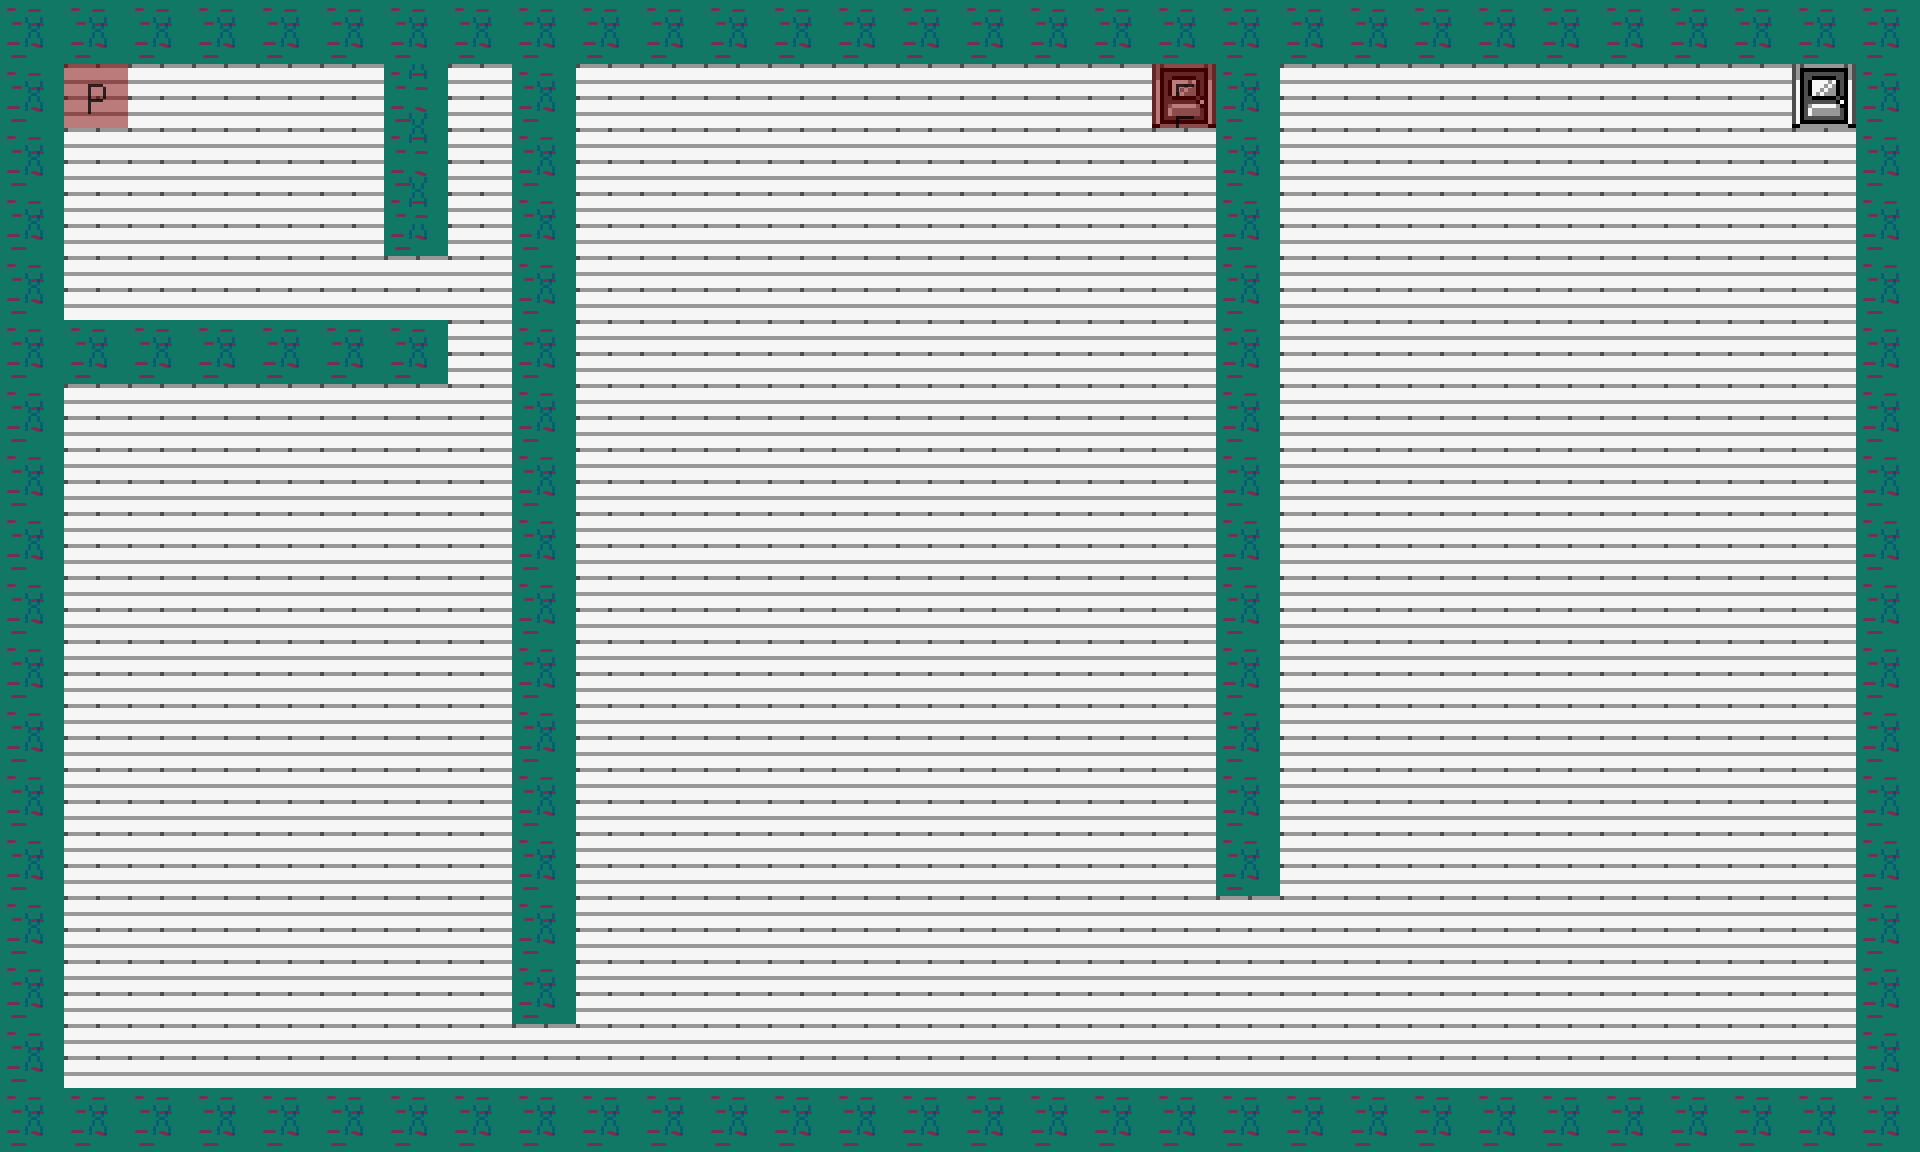

A level layout from a 2D game, rendered from its tile map. Below: a short description, then the map file with tile-grid data replaced by summaries:
An orthogonal 60x36 tile map with 32x32 px tiles, 4 tile layers (background, edible floor, foreground, triggers), 1 hidden layer not drawn, 6 tilesets.

<map version="1.0" orientation="orthogonal" renderorder="right-down" width="60" height="36" tilewidth="32" tileheight="32" nextobjectid="1">
 <tileset firstgid="1" name="ground" tilewidth="32" tileheight="32">
  <image source="tiles/groundCompiled.png" width="192" height="32" />
 </tileset>
 <tileset firstgid="7" name="lab" tilewidth="32" tileheight="32">
  <image source="tiles/lab.png" width="384" height="256" />
  <tile id="0">
   <properties>
    <property name="solid" value="" />
   </properties>
  </tile>
  <tile id="1">
   <properties>
    <property name="solid" value="" />
   </properties>
  </tile>
  <tile id="2">
   <properties>
    <property name="solid" value="" />
   </properties>
  </tile>
  <tile id="3">
   <properties>
    <property name="solid" value="" />
   </properties>
  </tile>
  <tile id="4">
   <properties>
    <property name="solid" value="" />
   </properties>
  </tile>
  <tile id="61">
   <properties>
    <property name="noteaten" value="1" />
   </properties>
  </tile>
 </tileset>
 <tileset firstgid="103" name="objects" tilewidth="32" tileheight="32">
  <image source="tiles/objects.png" width="288" height="64" />
 </tileset>
 <tileset firstgid="121" name="house" tilewidth="32" tileheight="32">
  <image source="tiles/house.png" width="256" height="192" />
 </tileset>
 <tileset firstgid="169" name="triggers" tilewidth="32" tileheight="32">
  <image source="tiles/triggers.png" width="192" height="64" />
  <tile id="0">
   <properties>
    <property name="playerStart" value="down" />
   </properties>
  </tile>
  <tile id="2">
   <properties>
    <property name="entry" value="playerHouse.tmx" />
   </properties>
  </tile>
  <tile id="3">
   <properties>
    <property name="entry" value="playerHouse.tmx" />
   </properties>
  </tile>
  <tile id="4">
   <properties>
    <property name="solid" value="" />
   </properties>
  </tile>
  <tile id="5">
   <properties>
    <property name="solid" value="" />
   </properties>
  </tile>
  <tile id="6">
   <properties>
    <property name="water" value="" />
   </properties>
  </tile>
  <tile id="10">
   <properties>
    <property name="solid" value="" />
   </properties>
  </tile>
 </tileset>
 <tileset firstgid="181" name="sprites" tilewidth="32" tileheight="32">
  <image source="tiles/sprites.png" width="128" height="64" />
  <tile id="0">
   <properties>
    <property name="frames" value="8" />
    <property name="height" value="32" />
    <property name="mspf" value="350" />
    <property name="src" value="sprites/water.png" />
    <property name="width" value="32" />
   </properties>
  </tile>
  <tile id="2">
   <properties>
    <property name="frames" value="4" />
    <property name="height" value="32" />
    <property name="mspf" value="350" />
    <property name="src" value="sprites/flower.png" />
    <property name="width" value="32" />
   </properties>
  </tile>
 </tileset>
 <layer name="background" width="60" height="36">
  <data>[2160 cells, 2160 non-empty, 1 distinct tile ids]</data>
 </layer>
 <layer name="edible floor" width="60" height="36">
  <data>[2160 cells, 2160 non-empty, 1 distinct tile ids]</data>
 </layer>
 <layer name="foreground" width="60" height="36">
  <data>[2160 cells, 524 non-empty, 8 distinct tile ids]</data>
 </layer>
 <layer name="sprites" width="60" height="36" visible="0">
  <data>[2160 cells, 0 non-empty, 0 distinct tile ids]</data>
 </layer>
 <layer name="triggers" width="60" height="36">
  <data>[2160 cells, 524 non-empty, 10 distinct tile ids]</data>
 </layer>
</map>
